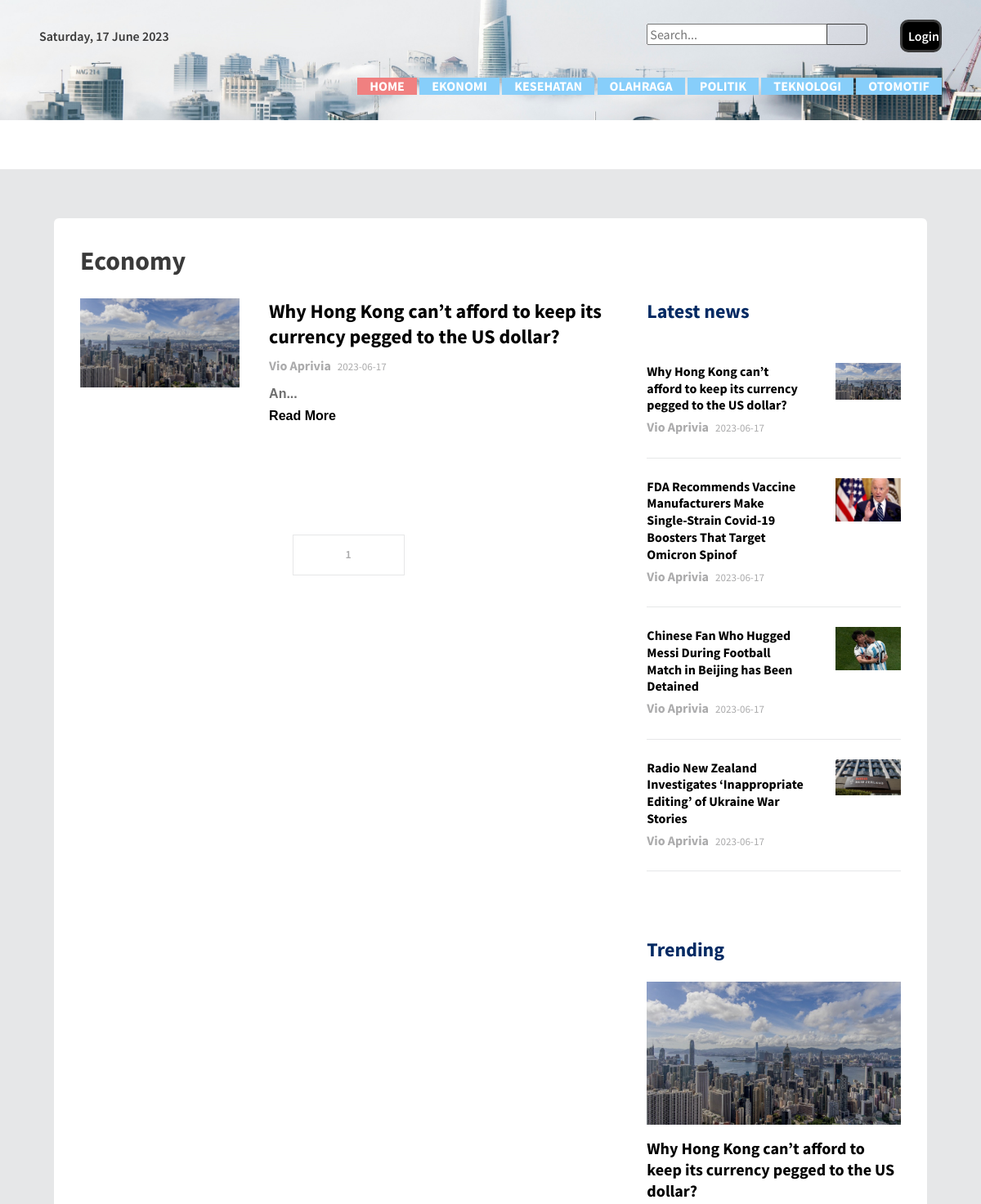
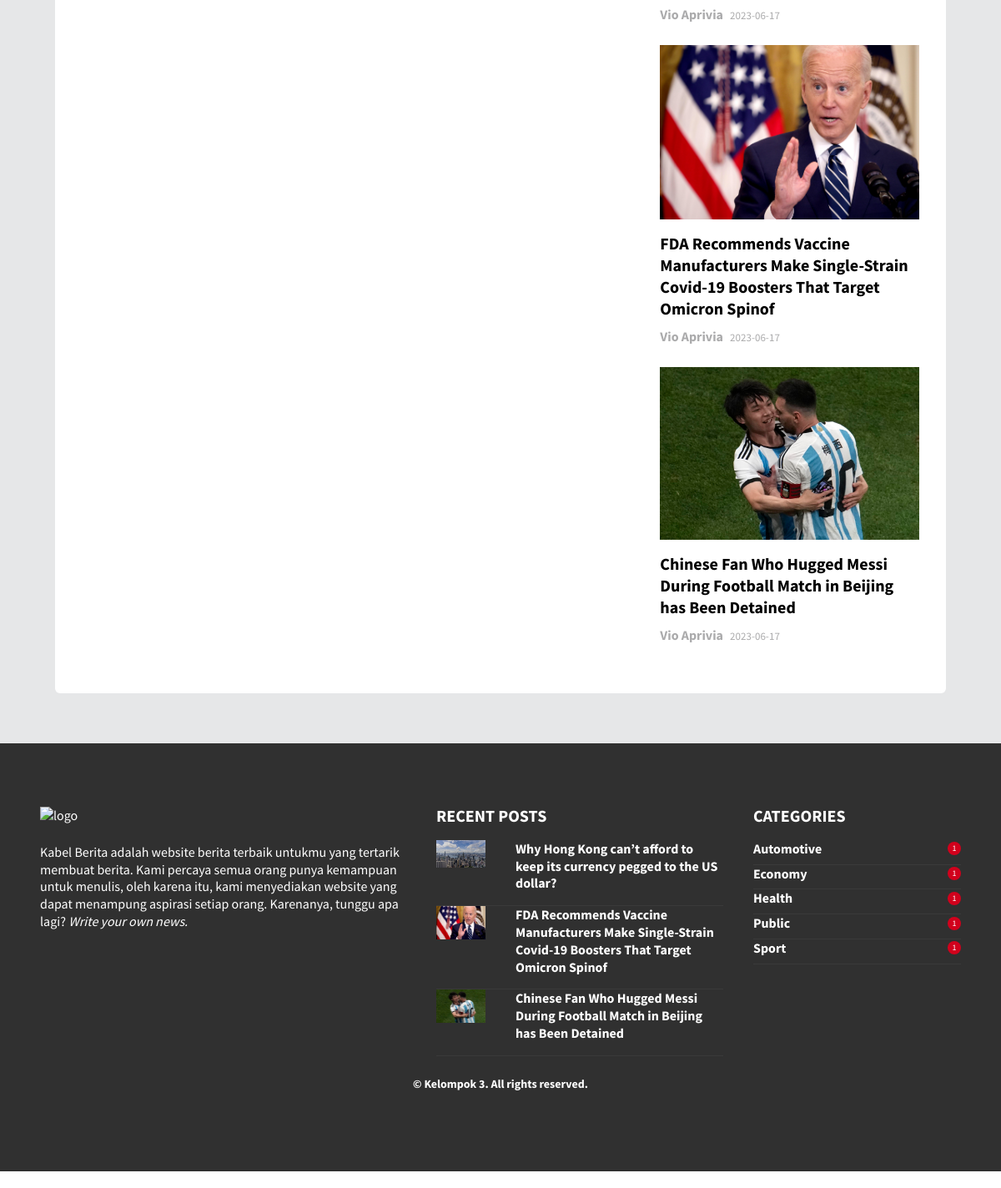
Page /pages/halaman.php?p=2 on the committed database (2 pictures, top to bottom).
### tables this page shows
CREATE TABLE `kategori` (
  `id_kategori` int(11) NOT NULL,
  `kategori` varchar(20) NOT NULL
);

CREATE TABLE `berita` (
  `id_berita` int(11) NOT NULL,
  `judul` varchar(100) NOT NULL,
  `id_kategori` int(11) NOT NULL,
  `gambar` varchar(100) NOT NULL,
  `isi_berita` text NOT NULL,
  `tgl_posting` date NOT NULL,
  `id_user` int(11) NOT NULL,
  `dilihat` int(11) NOT NULL
);

CREATE TABLE `user` (
  `id_user` int(11) NOT NULL,
  `username` varchar(20) NOT NULL,
  `password` varchar(40) NOT NULL,
  `email` varchar(30) NOT NULL,
  `nama` varchar(100) NOT NULL,
  `level` varchar(20) NOT NULL
);

### pages/halaman.php (the view, shortened to what this page needs)
<?php include 'header.php';?>
<?php
	$limit = 7;
	$halaman = isset($_GET['halaman'])?(int)$_GET['halaman'] : 1;
	$halaman_awal = ($halaman>1) ? ($halaman * $limit) - $limit : 0;
$id = $_GET['p'];
$sqlKategori = "SELECT kategori FROM kategori WHERE id_kategori='$id'";
$kategori_result = mysqli_query($koneksi, $sqlKategori) or die("error");
if(mysqli_num_rows($kategori_result) > 0){
    $kategori = $kategori_result -> fetch_assoc();
    $sqlHalaman = "SELECT
    berita.id_berita,
    berita.judul,
    berita.gambar,
    berita.isi_berita,
    berita.tgl_posting,
    user.id_user,
    user.nama,
    kategori.id_kategori,
    kategori.kategori
    FROM
    user
    INNER JOIN berita ON user.id_user = berita.id_user
    INNER JOIN kategori ON kategori.id_kategori = berita.id_kategori
    WHERE kategori.id_kategori = '$id'
    ORDER BY
    berita.tgl_posting DESC
    LIMIT ".$halaman_awal.",". $limit;
    $sql_rec = "SELECT id_berita FROM berita WHERE id_kategori = '$id'";
    $total_rec = $koneksi->query($sql_rec);
    $qryHal = $koneksi->query($sqlHalaman);
    $total_rec_num = $total_rec->num_rows;
    $total_halaman = ceil($total_rec_num/$limit);
    $terkini = 'SELECT
    berita.id_berita,
    berita.judul,
    berita.gambar,
    berita.tgl_posting,
    berita.id_user,
    user.nama
    FROM
    berita
    INNER JOIN user ON berita.id_user = user.id_user
    ORDER BY
    berita.tgl_posting DESC
    LIMIT 0, 4
    ';
    $populer = 'SELECT
    berita.id_berita,
    berita.judul,
    berita.gambar,
    berita.tgl_posting,
    user.nama,
    berita.id_user,
    berita.dilihat
    FROM
    berita
    INNER JOIN user ON berita.id_user = user.id_user
    ORDER BY
    berita.dilihat DESC
    LIMIT 0, 3
    ';
    $list_terkini = $koneksi->query($terkini) or die ($koneksi->error);
    $list_populer = $koneksi->query($populer) or die ($koneksi->error);
  }
?>
             <div class="flash-news-banner">
          <div class="container">
            <div class="d-lg-flex align-items-center justify-content-between">
          </div>
        </div>
        <div class="content-wrapper">
          <div class="container">
            <div class="col-sm-12">
              <div class="card" data-aos="fade-up">
                <div class="card-body">
                  <div class="row">
                    <div class="col-sm-12">
                      <h1 class="font-weight-600 mb-4">
                        <?php echo $kategori['kategori'];?>
                      </h1>
                    </div>
                  </div>
                  <div class="row">
                    <div class="col-lg-8">
                      <?php while($post = $qryHal -> fetch_assoc()){?>
                      <div class="row">
                        <div class="col-sm-4 grid-margin">
                          <div class="rotate-img">
                            <img
                              src="../assets/images/<?php echo $post['gambar'];?>"
                              alt="banner"
                              class="img-fluid"
                            />
                          </div>
                        </div>
                        <div class="col-sm-8 grid-margin">
                        <a  href="../detail.php?p=<?php echo $post['id_berita'];?>">
                          <h2 class="font-weight-600 mb-2">
                            <?php echo $post['judul'];?>
                          </h2>
                          </a>
                          <p class="fs-13 text-muted mb-0">
                            <span class="mr-2"><?php echo $post['nama'];?></span><?php echo $post['tgl_posting'];?>
                          </p>
                          <p class="fs-15">
                          <?php echo substr($post['isi_berita'], 0,200); ?>...
                          <br>
                          <a  href="../detail.php?p=<?php echo $post['id_berita'];?>">
                          <b>Read More</b>
                          </a>
                          </p>
                        </div>
                      </div>
                      <?php
                        }
                      ?>
                      <nav>
                  <ul class="pagination justify-content-center">
                    <?php
                    for($x=1;$x<=$total_halaman;$x++){
                      ?>
                      <li class="page-item"><a class="page-link" href="<?php echo "halaman.php?p=".$id."&amp;halaman=".$x;?>"><?php echo $x ?></a></li>
                      <?php
                    }
                    ?>
                  </ul>
                </nav>
                    </div>
                    <div class="col-lg-4">
                      <h2 class="mb-4 text-primary font-weight-600">
                        Latest news
                      </h2>
                      <?php while($terkini = $list_terkini -> fetch_assoc()){?>
                      <div class="row">
                        <div class="col-sm-12">
                          <div class="border-bottom pb-4 pt-4">
                            <div class="row">
                              <div class="col-sm-8">
                              <a  href="../detail.php?p=<?php echo $terkini['id_berita'];?>">
                                <h5 class="font-weight-600 mb-1">
                                <?php echo $terkini['judul'];?>
                                  </h5>
                                  </a>
                                <p class="fs-13 text-muted mb-0">
                                  <span class="mr-2"><?php echo $terkini['nama'];?></span><?php echo $terkini['tgl_posting'];?>
                                </p>
                              </div>
                              <div class="col-sm-4">
                                <div class="rotate-img">
                                  <img
                                    src="../assets/images/<?php echo $terkini['gambar'];?>"
                                    alt="banner"
                                    class="img-fluid"
                                  />
                                </div>
                              </div>
                            </div>
                          </div>
                        </div>
                      </div>
                      <?php } ?>
                      <div class="trending">
                        <h2 class="mb-4 text-primary font-weight-600">
                          Trending
                        </h2>
                        <?php while($populer = $list_populer-> fetch_assoc()){?>
                        <div class="mb-4">
                          <div class="rotate-img">
                            <img
                              src="../assets/images/<?php echo $populer['gambar'];?>"
                              alt="banner"
                              class="img-fluid"
                            />
                          </div>
                          <a  href="../detail.php?p=<?php echo $populer['id_berita'];?>">
                          <h3 class="mt-3 font-weight-600">
                            <?php echo $populer['judul'];?>
                          </h3>
                          </a>
                          <p class="fs-13 text-muted mb-0">
                            <span class="mr-2"><?php echo $populer['nama'];?></span><?php echo $populer['tgl_posting'];?>
                          </p>
                        </div>
                        <?php } ?>
                      </div>
                    </div>
                  </div>
                </div>
              </div>
            </div>
          </div>
        </div>
        <?php include 'footer.php';?>
  </body>
</html>

### pages/footer.php (shortened to what this page needs)
<?php
$kategori_list = 'SELECT
kategori.kategori,
Count(berita.id_berita) AS jumlah,
kategori.id_kategori
FROM
berita
INNER JOIN kategori ON berita.id_kategori = kategori.id_kategori
GROUP BY
kategori.kategori,
kategori.id_kategori
LIMIT 0, 5
';
$list_kategori = $koneksi->query($kategori_list) or die($koneksi->error);
$latest = 'SELECT
berita.id_berita,
berita.judul,
berita.gambar,
berita.tgl_posting,
berita.id_user,
user.nama
FROM
berita
INNER JOIN user ON berita.id_user = user.id_user
ORDER BY
berita.tgl_posting DESC
LIMIT 0, 3
';
$list_latest = $koneksi->query($latest) or die ($koneksi->error);
?>
<footer>
    <div class="footer-top">
      <div class="container">
        <div class="row">
          <div class="col-sm-5">
            <img src="../assets/images/logokb.png" class="footer-logo" alt="logo" style="width: 200px;"/>
            <h5 class="font-weight-normal mt-4 mb-5">
             Kabel Berita adalah website berita terbaik untukmu yang tertarik membuat berita.
              Kami percaya semua orang punya kemampuan untuk menulis, oleh karena itu, kami
              menyediakan website yang dapat menampung aspirasi setiap orang. Karenanya,
              tunggu apa lagi? <i>Write your own news.</i>
            </h5>
          </div>
          <div class="col-sm-4">
            <h3 class="font-weight-bold mb-3">RECENT POSTS</h3>
            <?php while ($lat = $list_latest -> fetch_assoc()){?>
            <div class="row">
              <div class="col-sm-12">
                <div class="footer-border-bottom pb-2">
                  <div class="row">
                    <div class="col-3">
                      <img
                        src="../assets/images/<?php echo $lat['gambar'];?>"
                        alt="thumb"
                        class="img-fluid"
                      />
                    </div>
                    <div class="col-9">
                      <a href="detail.php?p=<?php echo $lat['id_berita'];?>" class="link4"><h5 class="font-weight-600">
                        <?php echo $lat['judul'];?></a>
                    </div>
                  </div>
                </div>
              </div>
            </div>
            <?php } ?>
            </div>
          <div class="col-sm-3">
            <h3 class="font-weight-bold mb-3">CATEGORIES</h3>
            <?php while ($kategori = $list_kategori -> fetch_assoc()){?>
            <div class="footer-border-bottom pb-2">
              <div class="d-flex justify-content-between align-items-center">
              <a class="link4" href="halaman.php?p=<?php echo $kategori['id_kategori'];?>">
                <h5 class="mb-0 font-weight-600"><?php echo $kategori['kategori'];?></h5>
            </a>
                <div class="count"><?php echo $kategori['jumlah'];?></div>
              </div>
            </div>
            <?php } ?>
      </div>
    </div>
    <div class="footer-bottom">
      <div class="container">
        <div class="row">
          <div class="col-sm-12">
            <div class="d-sm-flex justify-content-between align-items-center">
              <div class="fs-14 font-weight-600 mx-auto">
                © Kelompok 3. All rights reserved.
              </div>
            </div>
          </div>
        </div>
      </div>
    </div>
  </footer>

### rows in the picture
kategori: kategori "Economy", jumlah "1"
berita: gambar (picture), judul "Why Hong Kong can’t afford to keep its currency pegged to the US dollar?", id_user.nama "Vio Aprivia", tgl_posting "2023-06-17", isi_berita "An"
berita: judul "FDA Recommends Vaccine Manufacturers Make Single-Strain Covid-19 Boosters That Target Omicron Spinof", id_user.nama "Vio Aprivia", tgl_posting "2023-06-17", gambar (picture)
berita: judul "Chinese Fan Who Hugged Messi During Football Match in Beijing has Been Detained", id_user.nama "Vio Aprivia", tgl_posting "2023-06-17", gambar (picture)
berita: judul "Radio New Zealand Investigates ‘Inappropriate Editing’ of Ukraine War Stories", id_user.nama "Vio Aprivia", tgl_posting "2023-06-17", gambar (picture)
kategori: kategori "Automotive", jumlah "1"
kategori: kategori "Health", jumlah "1"
kategori: kategori "Public", jumlah "1"
kategori: kategori "Sport", jumlah "1"
